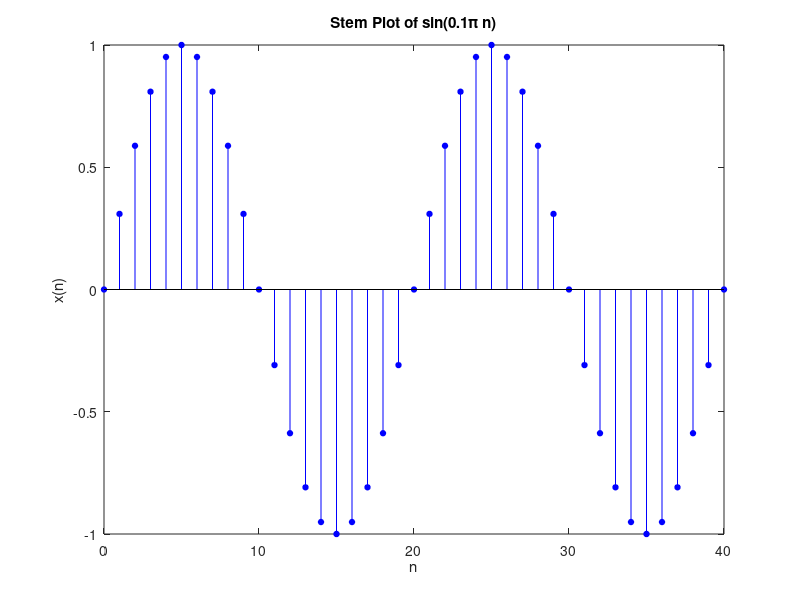

MATLAB code to generate this figure:
n=0:1:40; % index linear space from 0 to 40
xn=sin(0.1*pi*n); % function evaluating

stem(n,xn,'b','filled','markersize',4); % stem-plot
xlabel('n');  ylabel('x(n)'); % plot y and x labels
title('Stem Plot of sin(0.1\pi n)'); % Title plotpublish